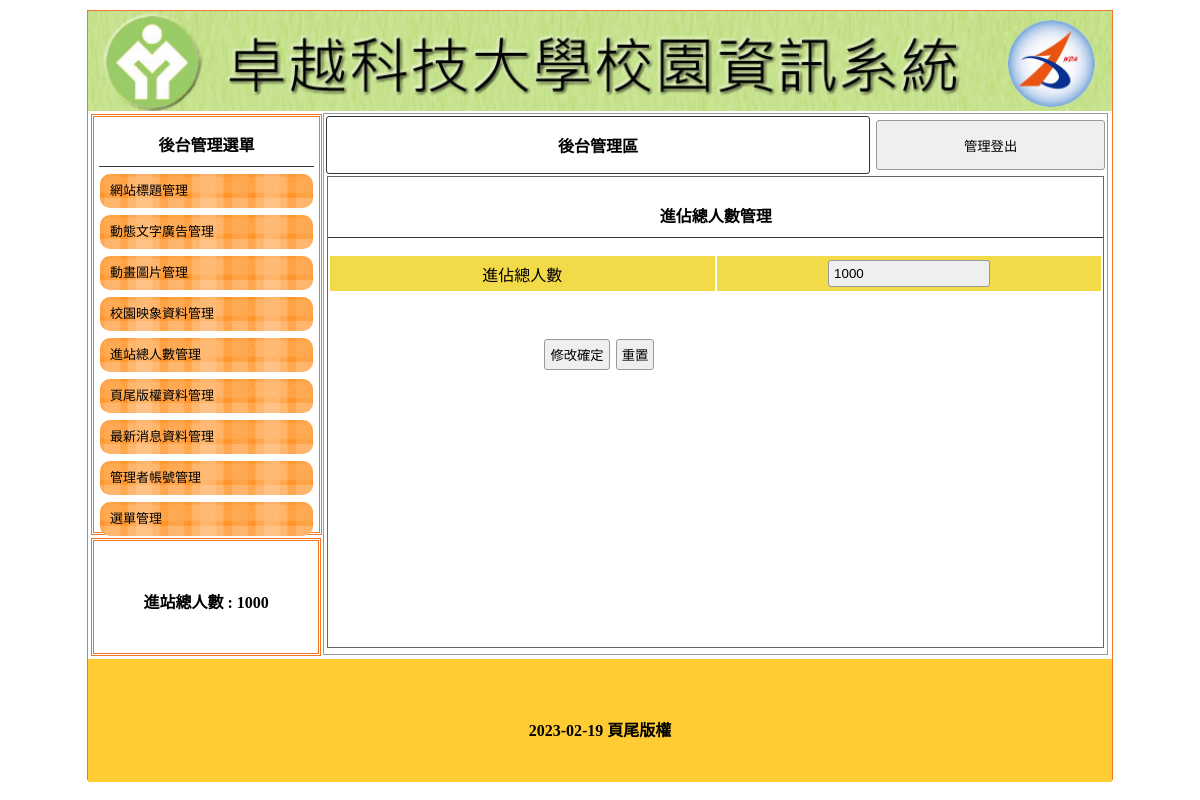
The page /admin.php?do=total on the database its author committed.
### tables this page shows
CREATE TABLE `title` (
  `id` int(10) UNSIGNED NOT NULL,
  `img` text NOT NULL,
  `text` text NOT NULL,
  `sh` int(1) UNSIGNED NOT NULL DEFAULT 0
);

CREATE TABLE `total` (
  `id` int(10) UNSIGNED NOT NULL,
  `text` text NOT NULL
);

CREATE TABLE `bottom` (
  `id` int(10) UNSIGNED NOT NULL,
  `text` text NOT NULL
);

### api/base.php (called while the page is built, shortened)
<?php
class DB {
    protected $dns="mysql:host=localhost;charset=utf8;dbname=web20;";
    protected $pdo;
    protected $table;
    public function __construct($table)
    {
        $this->pdo=new PDO($this->dns,'root','');
        $this->table=$table;
    }
    public function find($id){
        $sql="SELECT * FROM `$this->table` ";
        if(is_array($id)){
            $sql.=" WHERE ".join(" AND ",$this->arrToSql($id));
        }else{
            $sql.=" WHERE `id`='$id'";
        }
        return $this->pdo->query($sql)->fetch(PDO::FETCH_ASSOC);
    }
    private function arrToSql($arr){
        $res=[];
        foreach($arr as $key=>$val){
            $res[]="`$key`='$val'";
        }
        return $res;
    }
}
$Total=new DB('total');
$Title=new DB('title');
$Bottom=new DB('bottom');
?>

### admin.php (the view, shortened to what this page needs)
<?php
include_once "./api/base.php";
?>
<!DOCTYPE html
	PUBLIC "-//W3C//DTD XHTML 1.0 Transitional//EN" "http://www.w3.org/TR/xhtml1/DTD/xhtml1-transitional.dtd">
<html xmlns="http://www.w3.org/1999/xhtml">
<head>
	<link href="./css/css.css" rel="stylesheet" type="text/css">
</head>
<body>
	<div id="main">
		<a title="<?=$Title->find(['sh'=>1])['text']?>" href="index.php">
			<div class="ti" style="background:url('./upload/<?=$Title->find(['sh'=>1])['img']?>'); background-size:cover;"></div>
		</a>
		<div id="ms">
			<div id="lf" style="float:left;">
				<div id="menuput" class="dbor">
					<span class="t botli">後台管理選單</span>
					<a style="color:#000; font-size:13px; text-decoration:none;"
						href="?do=title">
						<div class="mainmu">
							網站標題管理 </div>
					</a>
					<a style="color:#000; font-size:13px; text-decoration:none;" href="?do=ad">
						<div class="mainmu">
							動態文字廣告管理 </div>
					</a>
					<a style="color:#000; font-size:13px; text-decoration:none;" href="?do=mvim">
						<div class="mainmu">
							動畫圖片管理 </div>
					</a>
					<a style="color:#000; font-size:13px; text-decoration:none;" href="?do=image">
						<div class="mainmu">
							校園映象資料管理 </div>
					</a>
					<a style="color:#000; font-size:13px; text-decoration:none;" href="?do=total">
						<div class="mainmu">
							進站總人數管理 </div>
					</a>
					<a style="color:#000; font-size:13px; text-decoration:none;" href="?do=bottom">
						<div class="mainmu">
							頁尾版權資料管理 </div>
					</a>
					<a style="color:#000; font-size:13px; text-decoration:none;" href="?do=news">
						<div class="mainmu">
							最新消息資料管理 </div>
					</a>
					<a style="color:#000; font-size:13px; text-decoration:none;" href="?do=admin">
						<div class="mainmu">
							管理者帳號管理 </div>
					</a>
					<a style="color:#000; font-size:13px; text-decoration:none;" href="?do=menu">
						<div class="mainmu">
							選單管理 </div>
					</a>
				</div>
				<div class="dbor" style="margin:3px; width:95%; height:20%; line-height:100px;">
					<span class="t">進站總人數 :
					<?=$Total->find(1)['text']?></span>
				</div>
			</div>
			<div class="di"
				style="height:540px; border:#999 1px solid; width:76.5%; margin:2px 0px 0px 0px; float:left; position:relative; left:20px;">
				<table width="100%">
					<tbody>
						<tr>
							<td style="width:70%;font-weight:800; border:#333 1px solid; border-radius:3px;"
								class="cent"><a href="?do=admin" style="color:#000; text-decoration:none;">後台管理區</a>
							</td>
							<td><button onclick="document.cookie='user=';location.replace('index.php')"
									style="width:99%; margin-right:2px; height:50px;">管理登出</button></td>
						</tr>
					</tbody>
				</table>
<?php
$do=$_GET['do']??'title';
$file="./admin/$do.php";
if(file_exists($file)){
	include $file;
}else{
	include "./admin/title.php";
}
?>
			</div>
		</div>
		<div
			style="width:1024px; left:0px; position:relative; background:#FC3; margin-top:4px; height:123px; display:block;">
			<span class="t" style="line-height:123px;"><?=$Bottom->find(1)['text']?></span>
		</div>
	</div>
</body>
</html>

### admin/total.php (shortened to what this page needs)
<div style="width:99%; height:87%; margin:auto; overflow:auto; border:#666 1px solid;">
					<p class="t cent botli">進佔總人數管理</p>
					<form method="post"  action="./api/add.php">
						<table width="100%">
							<?php
								$table='Total';
								$row=$$table->find(1);
								?>
							<tbody>
								<tr class="yel">
									<td width="50%">進佔總人數</td>
									<td width="50%">
										<input type="text" name="text" value="<?=$row['text']?>">
									</td>
								</tr>
							</tbody>
						</table>
						<table style="margin-top:40px; width:70%;">
							<tbody>
								<tr>
									<td class="cent"><input type="submit" value="修改確定"><input type="reset" value="重置">
									</td>
								</tr>
							</tbody>
						</table>
					</form>
				</div>

### css/css.css (style rules this page uses)
body { padding:0px; margin:0px; }
#main { width:1024px; height:768px; margin:10px auto 10px auto; border:#EE7728 1px solid; position:relative; }
.ti { width:100%; height:100px; position:relative; background-size:cover; background-repeat:no-repeat; }
.dbor { border:#EE7728 double 3px; margin:1px; padding:2px 10px 2px 10px; }
.t { font-weight:800; display:block; text-align:center; padding:10px 1px 10px 1px; }
.botli { border-bottom:#333 1px solid; }
.mainmu { position:relative; border-radius:10px; background:url(../icon/menu.fw.png) center no-repeat; background-size:cover; line-height:30px; padding:2px 10px 2px 10px; margin:7px 1px 7px 1px; }
#lf { height:540px; width:21%; display:inline-block; }
#menuput { width:100%; height:75%; position:relative; padding:5px; display:block; margin: 3px; }
.di { display:inline-block; }
.cent { text-align:center; }
input,button { border:#999 1px solid; border-radius:3px; background:#EFEFEF; padding:5px; margin:3px; }
input[type=text],input[type=password] { width:150px; }
.yel td { background:#F3DA49; text-align:center; }
a { text-decoration: none; }

### rows shown on the page
title: img (picture)
total: text "1000"
bottom: text "2023-02-19 頁尾版權"
